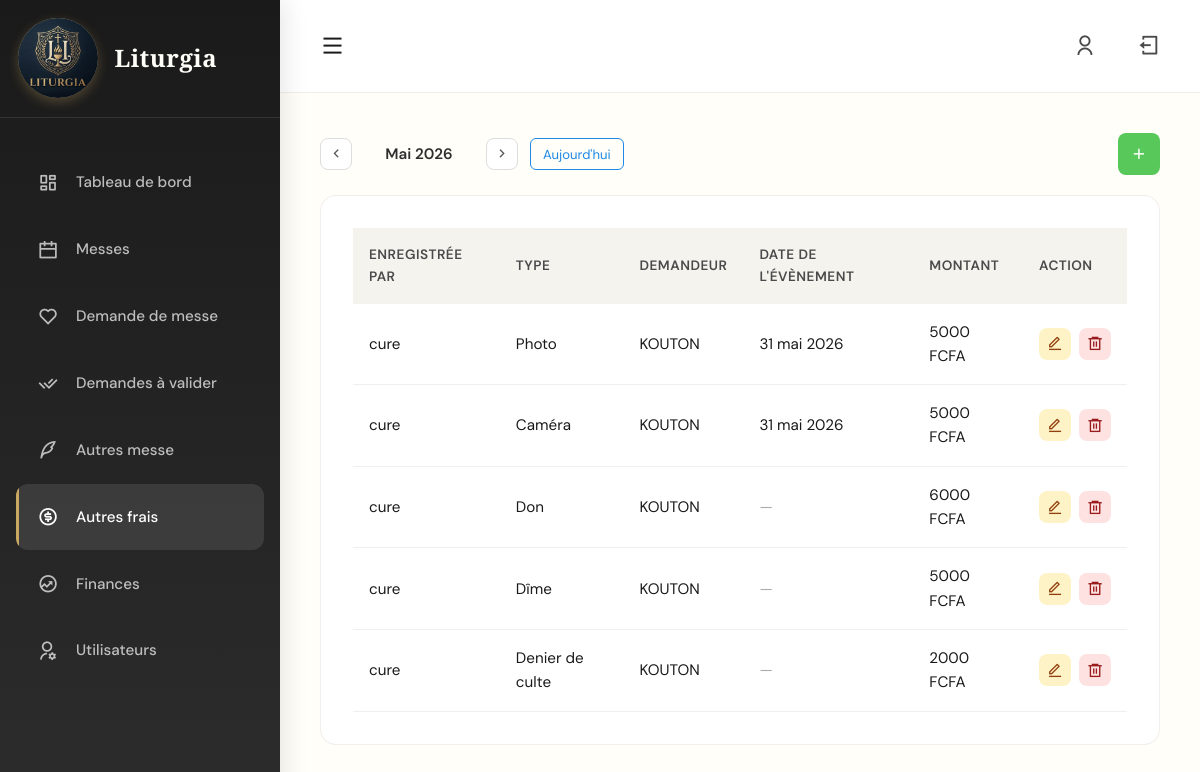
The page /intentions/autres_frais/?mois=2026-05 (signed in) on the database its author committed.
### intentions/models.py (models this page shows, shortened)
class AutreFrais(models.Model):
    CATEGORIES = [
        ('Denier de culte', 'Denier de culte'),
        ('Dîme', 'Dîme'),
        ('Don', 'Don'),
        ('Caméra', 'Caméra'),
        ('Photo', 'Photo'),
    ]
    demandeur = models.ForeignKey(Demandeur, on_delete=models.CASCADE)
    categorie = models.CharField(max_length=100, choices=CATEGORIES, blank=True, null=True)
    date_evenement = models.DateField(blank=True, null=True)
    montant = models.DecimalField(max_digits=10, decimal_places=2, blank=True, null=True)
    enregistre_par = models.ForeignKey(
        settings.AUTH_USER_MODEL, on_delete=models.SET_NULL,
        null=True, blank=True, related_name='autres_frais_enregistres'
    )
    role_enregistreur = models.CharField(max_length=100, blank=True, null=True)
    created_at = models.DateTimeField(auto_now_add=True)
    CATEGORIES_MONTANT_FIXE = ['Caméra', 'Photo']
    CATEGORIES_MONTANT_LIBRE = ['Denier de culte', 'Dîme', 'Don']

class Demandeur(models.Model):
    nom = models.CharField(max_length=255)
    telephone = models.CharField(max_length=20, blank=True, null=True)

### intentions/views.py (the view)
# urls.py: path('autres_frais/', views.autres_frais, name='autres_frais'),
@login_required
def autres_frais(request):
    mois_param = request.GET.get('mois', timezone.now().strftime('%Y-%m'))
    try:
        mois_actif = datetime.strptime(mois_param, '%Y-%m').date().replace(day=1)
    except ValueError:
        mois_actif = timezone.now().date().replace(day=1)
    mois_precedent = (mois_actif - timedelta(days=1)).replace(day=1)
    mois_suivant = (mois_actif + timedelta(days=32)).replace(day=1)
    qs = AutreFrais.objects.filter(
        created_at__year=mois_actif.year,
        created_at__month=mois_actif.month
    ).select_related('demandeur').order_by('-created_at')
    paginator = Paginator(qs, 15)
    page_obj = paginator.get_page(request.GET.get('page'))
    return render(request, 'autres_frais.html', {
        'frais': page_obj,       # ← renommé 'frais' pour clarté
        'page_obj': page_obj,
        'mois_actif': mois_actif,
        'mois_precedent': mois_precedent,
        'mois_suivant': mois_suivant,
        'mois_param': mois_param,
        'today': timezone.now().date(),
    })

### intentions/templates/autres_frais.html (shortened to what this page needs)
{% extends "base.html" %}
{% block content %}
<div class="page-content" style="animation: fadeInUp 0.6s ease;">
    <div style="display: flex; justify-content: space-between; align-items: center; margin-bottom: 1.25rem; flex-wrap: wrap; gap: 0.75rem;">
        <div style="display: flex; align-items: center; gap: 0.75rem;">
            <a href="?mois={{ mois_precedent|date:'Y-m' }}"
            style="display: flex; align-items: center; justify-content: center; width: 32px; height: 32px;
                    border-radius: 8px; border: 1px solid #ddd; background: #fff; color: #555;
                    text-decoration: none;" title="Mois précédent">
                <i class="ri-arrow-left-s-line"></i>
            </a>
            <span style="font-size: 0.95rem; font-weight: 600; color: #2e2e2e; min-width: 110px; text-align: center; text-transform: capitalize;">
                {{ mois_actif|date:"F Y" }}
            </span>
            <a href="?mois={{ mois_suivant|date:'Y-m' }}"
            style="display: flex; align-items: center; justify-content: center; width: 32px; height: 32px;
                    border-radius: 8px; border: 1px solid #ddd; background: #fff; color: #555;
                    text-decoration: none;" title="Mois suivant">
                <i class="ri-arrow-right-s-line"></i>
            </a>
            {% now "Y-m" as current_month %}
            {% if mois_param != current_month %}
                <a href="?" style="font-size: 0.82rem; color: #1e88e5; text-decoration: none;
                    border: 1px solid #1e88e5; border-radius: 6px; padding: 0.3rem 0.75rem;">
                    Aujourd'hui
                </a>
            {% endif %}
        </div>
        <div style="display: flex; gap: 0.75rem; align-items: center;">
            <button class="card-action" onclick="openModalAutreFrais()"
                style="display: inline-flex; align-items: center; justify-content: center;
                        width: 42px; height: 42px; border-radius: 8px;
                        background-color: #59c85a; color: white;
                        border: none; cursor: pointer; flex-shrink: 0;">
                    <i class="ri-add-line" style="font-size: 1.1rem;"></i>
            </button>
        </div>
    </div>
    <div class="card">
        <div class="table-container">
            <table>
                <thead>
                    <tr>
                        <th>Enregistrée par</th>
                        <th>Type</th>
                        <th>Demandeur</th>
                        <th>Date de l'évènement</th>
                        <th>Montant</th>
                        <th>Action</th>
                    </tr>
                </thead>
                <tbody>
                    {% for f in frais %}
                        <tr>
                            <td>{{ f.role_enregistreur|default:"-" }}</td>
                            <td>{{ f.categorie|default:"-" }}</td>
                            <td>{{ f.demandeur.nom }}</td>
                            <td>
                                {% if f.date_evenement %}
                                    {{ f.date_evenement }}
                                {% else %}
                                    <span style="color:#aaa">—</span>
                                {% endif %}
                            </td>
                            <td>
                                {% if f.montant %}
                                    {{ f.montant|floatformat:0 }} FCFA
                                {% else %}
                                    <span style="color:#aaa">—</span>
                                {% endif %}
                            </td>
                            <td>
                                <div class="action-buttons">
                                    <button class="action-btn btn-edit"
                                        onclick="openModalEditAutreFrais(
                                            '{{ f.id }}',
                                            '{{ f.demandeur.nom|escapejs }}',
                                            '{{ f.demandeur.telephone|escapejs }}',
                                            '{{ f.categorie|escapejs }}',
                                            '{{ f.montant|default:'' }}',
                                            '{{ f.date_evenement|date:"Y-m-d"|default:'' }}'
                                        )">
                                        <i class="ri-edit-line"></i>
                                    </button>
                                    <button class="action-btn btn-delete"
                                        onclick="openModalDeleteAutreFrais('{{ f.id }}')">
                                        <i class="ri-delete-bin-6-line"></i>
                                    </button>
                                </div>
                            </td>
                        </tr>
                    {% endfor %}
                </tbody>
            </table>
        </div>
    </div>
</div>
{% endblock %}

### static/css/dash.css (style rules this page uses)
:root { --ivory: #FFFEF9; --charcoal: #1A1A1A; --taupe: #A89080; --gold: #C9A961; --slate: #4A4A4A; --cream: #F5F3EE; --sage: #8B9A7E; --shadow: rgba(26, 26, 26, 0.08); --border: rgba(168, 144, 128, 0.15); }
* { margin: 0; padding: 0; box-sizing: border-box; }
body { font-family: 'DM Sans', sans-serif; background: var(--ivory); color: var(--charcoal); overflow-x: hidden; line-height: 1.6; }
body::before { content: ''; position: fixed; top: 0; left: 0; width: 100%; height: 100%; opacity: 0.025; z-index: 0; pointer-events: none; }
.action-buttons { display: flex; gap: 0.5rem; align-items: center; }
.action-btn { width: 32px; height: 32px; border: none; border-radius: 8px; cursor: pointer; display: flex; align-items: center; justify-content: center; font-size: 1rem; transition: all 0.3s cubic-bezier(0.4, 0, 0.2, 1); }
.btn-edit { background: #fef3c7; color: #92400e; }
.btn-delete { background: #fee2e2; color: #991b1b; }
.card { background: white; border-radius: 16px; border: 1px solid var(--border); padding: 2rem; animation: fadeInUp 0.6s ease; }
.card-action { padding: 0.5rem 1rem; background: var(--cream); color: var(--charcoal); border: none; border-radius: 8px; font-size: 0.9rem; font-weight: 500; cursor: pointer; transition: all 0.3s ease; }
.table-container { overflow-x: auto; }
table { width: 100%; border-collapse: collapse; }
thead { background: var(--cream); }
th { padding: 1rem; text-align: left; font-weight: 600; font-size: 0.85rem; text-transform: uppercase; letter-spacing: 0.5px; color: var(--slate); }
td { padding: 1rem; border-bottom: 1px solid var(--border); font-size: 0.95rem; }

### rows shown on the page
AutreFrais: role_enregistreur "cure", categorie "Photo", demandeur.nom "KOUTON", date_evenement "31 mai 2026", montant "5000"
AutreFrais: role_enregistreur "cure", categorie "Caméra", demandeur.nom "KOUTON", date_evenement "31 mai 2026", montant "5000"
AutreFrais: role_enregistreur "cure", categorie "Don", demandeur.nom "KOUTON", montant "6000"
AutreFrais: role_enregistreur "cure", categorie "Dîme", demandeur.nom "KOUTON", montant "5000"
AutreFrais: role_enregistreur "cure", categorie "Denier de culte", demandeur.nom "KOUTON", montant "2000"

### other values the page prints
{{ mois_actif|date:"F Y" }} "Mai 2026"
